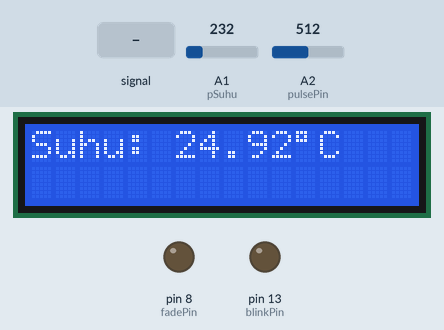
This sketch was run on a simulated Arduino Nano, built with avr-gcc and run on an emulated ATmega328P. Shown: 16×2 character LCD, output pins drawn as LEDs (lit = HIGH). The inputs (shaded band) are chosen by the test bench; at power-on: A2 (pulsePin) = 512, A1 (pSuhu) = 232. What the sketch prints to the serial monitor is not drawn.

Above: at 1.2 s.
1.3 s: A2 (pulsePin) fed a 2 Hz sine of ±306 counts around its level
At 3.86 s:
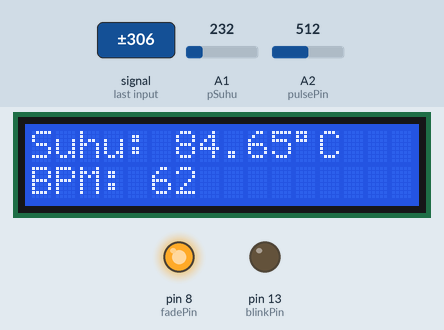
4.6 s: A2 (pulsePin) set to 535
At 6.9 s:
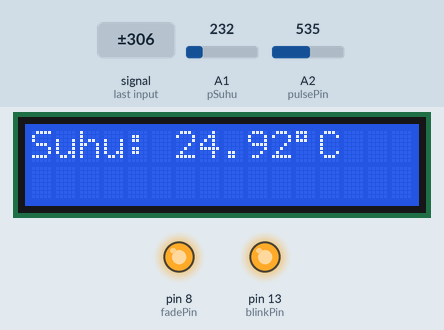
7.7 s: A2 (pulsePin) set to 916
At 10.1 s:
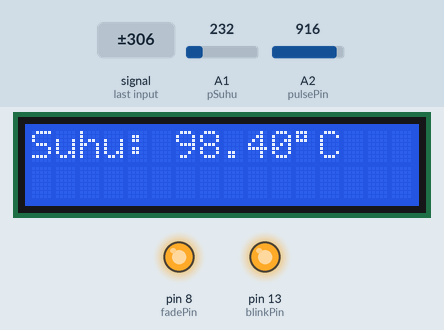
11.4 s: A2 (pulsePin) set to 946
14.9 s: A1 (pSuhu) set to 250
At 16.1 s:
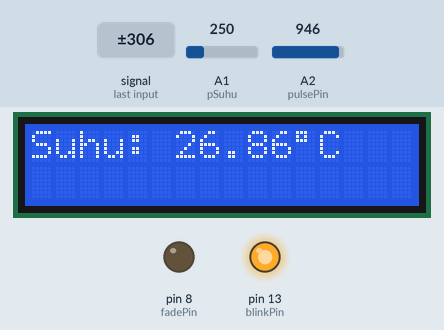
17.0 s: A1 (pSuhu) set to 266
At 23.7 s:
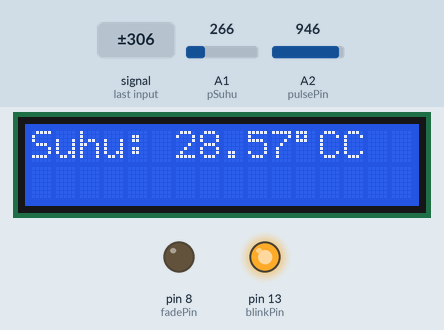
Timing chart, 0 to 25.2 s (numbered marks = the images above; inputs shaded):
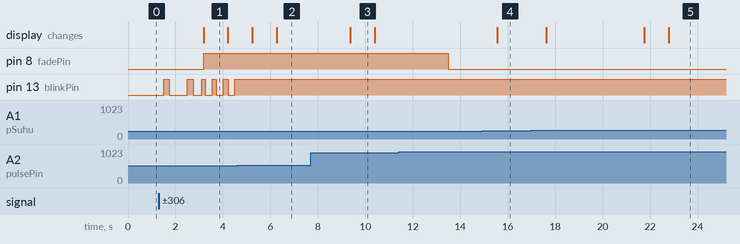

The sketch:

pulse_sensor.ino
```cpp
#include <Wire.h> //make pin A4, A5 sebagai SDA, SCL
#include <LiquidCrystal_I2C.h>
#include <SoftwareSerial.h>

SoftwareSerial arduinoSerial(10, 11); // RX, TX

//  Variables
int pulsePin = A2;                 // Pulse Sensor purple wire connected to analog pin
int blinkPin = 13;                // pin to blink led at each beat
int fadePin = 8;                  // pin to do fancy classy fading blink at each beat
int fadeRate = 0;                 // used to fade LED on with PWM on fadePin

const int pSuhu = A1;             //LM35
float suhu, data;                 //LM35

LiquidCrystal_I2C lcd(0x3F, 2, 1, 0, 4, 5, 6, 7, 3, POSITIVE);

// Volatile Variables, used in the interrupt service routine!
volatile int BPM;                   // int that holds raw Analog in 0. updated every 2mS
volatile int Signal;                // holds the incoming raw data
volatile int IBI = 600;             // int that holds the time interval between beats! Must be seeded!
volatile boolean Pulse = false;     // "True" when User's live heartbeat is detected. "False" when not a "live beat".
volatile boolean QS = false;        // becomes true when Arduoino finds a beat.

// Regards Serial OutPut  -- Set This Up to your needs
static boolean serialVisual = false;   // Set to 'false' by Default.  Re-set to 'true' to see Arduino Serial Monitor ASCII Visual Pulse

volatile int rate[10];                      // array to hold last ten IBI values
volatile unsigned long sampleCounter = 0;          // used to determine pulse timing
volatile unsigned long lastBeatTime = 0;           // used to find IBI
volatile int P = 512;                      // used to find peak in pulse wave, seeded
volatile int T = 512;                     // used to find trough in pulse wave, seeded
volatile int thresh = 525;                // used to find instant moment of heart beat, seeded
volatile int amp = 100;                   // used to hold amplitude of pulse waveform, seeded
volatile boolean firstBeat = true;        // used to seed rate array so we startup with reasonable BPM
volatile boolean secondBeat = false;      // used to seed rate array so we startup with reasonable BPM

void setup()
{
    lcd.begin(16,2);
    arduinoSerial.begin(115200);

    pinMode(blinkPin,OUTPUT);         // pin that will blink to your heartbeat!
    pinMode(fadePin,OUTPUT);          // pin that will fade to your heartbeat!
    Serial.begin(115200);             // we agree to talk fast!
    interruptSetup();                 // sets up to read Pulse Sensor signal every 2mS
                                    // IF YOU ARE POWERING The Pulse Sensor AT VOLTAGE LESS THAN THE BOARD VOLTAGE,
                                    // UN-COMMENT THE NEXT LINE AND APPLY THAT VOLTAGE TO THE A-REF PIN
                                    //   analogReference(EXTERNAL);
    analogReference(INTERNAL);        // LM35
    pinMode(pSuhu, INPUT);            // LM35
}


//  Where the Magic Happens
void loop()
{
  data = analogRead(pSuhu);
  suhu = data / 9.309;

  Serial.print("data: ");
  Serial.print(data);
  Serial.print(", suhu: ");
  Serial.print(suhu);
  lcd.setCursor(0, 0);
  lcd.print("Suhu: ");
  lcd.print(suhu);
  lcd.print((char)223);
  lcd.print("C");
  sendWithStartEndMarkers();
  Serial.println();
  serialOutput();

  if (QS == true) // A Heartbeat Was Found
    {
      // BPM and IBI have been Determined
      // Quantified Self "QS" true when arduino finds a heartbeat
      fadeRate = 255; // Makes the LED Fade Effect Happen, Set 'fadeRate' Variable to 255 to fade LED with pulse
      serialOutputWhenBeatHappens(); // A Beat Happened, Output that to serial.
      QS = false; // reset the Quantified Self flag for next time
    }
  else{
     lcd.setCursor(0, 1);
     lcd.print("                ");
  }

  ledFadeToBeat(); // Makes the LED Fade Effect Happen
  delay(1000); //  take a break
}

void ledFadeToBeat()
{
   fadeRate -= 15;                         //  set LED fade value
   fadeRate = constrain(fadeRate,0,255);   //  keep LED fade value from going into negative numbers!
   analogWrite(fadePin,fadeRate);          //  fade LED
}

void interruptSetup()
{
  // Initializes Timer2 to throw an interrupt every 2mS.
  TCCR2A = 0x02;     // DISABLE PWM ON DIGITAL PINS 3 AND 11, AND GO INTO CTC MODE
  TCCR2B = 0x06;     // DON'T FORCE COMPARE, 256 PRESCALER
  OCR2A = 0X7C;      // SET THE TOP OF THE COUNT TO 124 FOR 500Hz SAMPLE RATE
  TIMSK2 = 0x02;     // ENABLE INTERRUPT ON MATCH BETWEEN TIMER2 AND OCR2A
  sei();             // MAKE SURE GLOBAL INTERRUPTS ARE ENABLED
}

void serialOutput()
{   // Decide How To Output Serial.
 if (serialVisual == true)
  {
     arduinoSerialMonitorVisual('-', Signal);   // goes to function that makes Serial Monitor Visualizer
  }
 else
  {
      sendDataToSerial('S', Signal);     // goes to sendDataToSerial function
   }
}

void serialOutputWhenBeatHappens()
{
 if (serialVisual == true) //  Code to Make the Serial Monitor Visualizer Work
   {
     Serial.print("*** Heart-Beat Happened *** ");  //ASCII Art Madness
     Serial.print("BPM: ");
     Serial.println(BPM);
   }
 else
   {
     sendDataToSerial('B',BPM);   // send heart rate with a 'B' prefix
     sendDataToSerial('Q',IBI);   // send time between beats with a 'Q' prefix
     lcd.setCursor(0, 1);
     lcd.print("BPM: ");
     lcd.print(BPM);
   }
}

void sendWithStartEndMarkers(){
     String str = String('<')+String(suhu)+String(',')+String(BPM)+String(',')+String(IBI)+String('>');
     arduinoSerial.print(str);
}

void arduinoSerialMonitorVisual(char symbol, int data )
{
  const int sensorMin = 0;      // sensor minimum, discovered through experiment
  const int sensorMax = 1024;    // sensor maximum, discovered through experiment
  int sensorReading = data; // map the sensor range to a range of 12 options:
  int range = map(sensorReading, sensorMin, sensorMax, 0, 11);
  // do something different depending on the
  // range value:
  switch (range)
  {
    case 0:
      Serial.println("");     /////ASCII Art Madness
      break;
    case 1:
      Serial.println("---");
      break;
    case 2:
      Serial.println("------");
      break;
    case 3:
      Serial.println("---------");
      break;
    case 4:
      Serial.println("------------");
      break;
    case 5:
      Serial.println("--------------|-");
      break;
    case 6:
      Serial.println("--------------|---");
      break;
    case 7:
      Serial.println("--------------|-------");
      break;
    case 8:
      Serial.println("--------------|----------");
      break;
    case 9:
      Serial.println("--------------|----------------");
      break;
    case 10:
      Serial.println("--------------|-------------------");
      break;
    case 11:
      Serial.println("--------------|-----------------------");
      break;
  }
}


void sendDataToSerial(char symbol, int data )
{
    Serial.print(symbol);
    Serial.println(data);
}

ISR(TIMER2_COMPA_vect) //triggered when Timer2 counts to 124
{
  cli();                                      // disable interrupts while we do this
  Signal = analogRead(pulsePin);              // read the Pulse Sensor
  sampleCounter += 2;                         // keep track of the time in mS with this variable
  int N = sampleCounter - lastBeatTime;       // monitor the time since the last beat to avoid noise
                                              //  find the peak and trough of the pulse wave
  if(Signal < thresh && N > (IBI/5)*3) // avoid dichrotic noise by waiting 3/5 of last IBI
    {
      if (Signal < T) // T is the trough
      {
        T = Signal; // keep track of lowest point in pulse wave
      }
    }

  if(Signal > thresh && Signal > P)
    {          // thresh condition helps avoid noise
      P = Signal;                             // P is the peak
    }                                        // keep track of highest point in pulse wave

  //  NOW IT'S TIME TO LOOK FOR THE HEART BEAT
  // signal surges up in value every time there is a pulse
  if (N > 250)
  {                                   // avoid high frequency noise
    if ( (Signal > thresh) && (Pulse == false) && (N > (IBI/5)*3) )
      {
        Pulse = true;                               // set the Pulse flag when we think there is a pulse
        digitalWrite(blinkPin,HIGH);                // turn on pin 13 LED
        IBI = sampleCounter - lastBeatTime;         // measure time between beats in mS
        lastBeatTime = sampleCounter;               // keep track of time for next pulse

        if(secondBeat)
        {                        // if this is the second beat, if secondBeat == TRUE
          secondBeat = false;                  // clear secondBeat flag
          for(int i=0; i<=9; i++) // seed the running total to get a realisitic BPM at startup
          {
            rate[i] = IBI;
          }
        }

        if(firstBeat) // if it's the first time we found a beat, if firstBeat == TRUE
        {
          firstBeat = false;                   // clear firstBeat flag
          secondBeat = true;                   // set the second beat flag
          sei();                               // enable interrupts again
          return;                              // IBI value is unreliable so discard it
        }
      // keep a running total of the last 10 IBI values
      word runningTotal = 0;                  // clear the runningTotal variable

      for(int i=0; i<=8; i++)
        {                // shift data in the rate array
          rate[i] = rate[i+1];                  // and drop the oldest IBI value
          runningTotal += rate[i];              // add up the 9 oldest IBI values
        }

      rate[9] = IBI;                          // add the latest IBI to the rate array
      runningTotal += rate[9];                // add the latest IBI to runningTotal
      runningTotal /= 10;                     // average the last 10 IBI values
      BPM = 60000/runningTotal;               // how many beats can fit into a minute? that's BPM!
      QS = true;                              // set Quantified Self flag
      // QS FLAG IS NOT CLEARED INSIDE THIS ISR
    }
  }

  if (Signal < thresh && Pulse == true)
    {   // when the values are going down, the beat is over
      digitalWrite(blinkPin,LOW);            // turn off pin 13 LED
      Pulse = false;                         // reset the Pulse flag so we can do it again
      amp = P - T;                           // get amplitude of the pulse wave
      thresh = amp/2 + T;                    // set thresh at 50% of the amplitude
      P = thresh;                            // reset these for next time
      T = thresh;
    }

  if (N > 2500)
    {                           // if 2.5 seconds go by without a beat
      thresh = 512;                          // set thresh default
      P = 512;                               // set P default
      T = 512;                               // set T default
      lastBeatTime = sampleCounter;          // bring the lastBeatTime up to date
      firstBeat = true;                      // set these to avoid noise
      secondBeat = false;                    // when we get the heartbeat back
    }

  sei();                                   // enable interrupts when youre done!
}// end isr
```

Measured:
- after the input at 1.3 s, pin 8 (fadePin): LOW → HIGH after 1.9 s; pin 13 (blinkPin): LOW → HIGH after 0.20 s, → LOW 0.24 s later, → HIGH 0.75 s later, → LOW 0.25 s later, … (11 changes in this stretch); the display: changes after 1.9 s (image 1)
- after the input at 4.6 s, pin 13 (blinkPin): stops changing and stays HIGH
- after the input at 7.7 s, the display: changes after 1.7 s (image 3)
- after the input at 14.9 s, the display: changes after 0.66 s (image 4)
- what the display in image 1 shows lasts 1.0 s, from 3.2 s to 4.2 s
